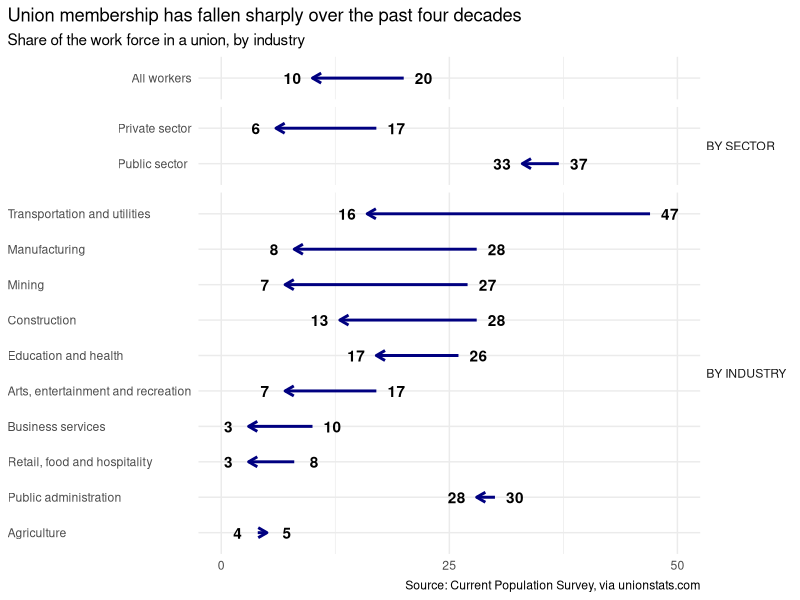

Write R code to recreate this figure.
## ---- chunk 1
library(tidyverse)
## ---- chunk 2
union <- tibble(
  group = c("", rep("BY SECTOR", 2), rep("BY INDUSTRY", 10)),
  category = c(
    "All workers",
    "Private sector", "Public sector",
    "Transportation and utilities", "Manufacturing", "Mining",
    "Construction", "Education and health",
    "Arts, entertainment and recreation", "Business services",
    "Retail, food and hospitality", "Public administration", "Agriculture"
  ),
  share_1983 = c(20, 17, 37, 47, 28, 27, 28, 26, 17, 10, 8, 30, 4),
  share_2022 = c(10,  6, 33, 16,  8,  7, 13, 17,  7,  3, 3, 28, 5)
) |>
  mutate(
    group    = fct_inorder(group),
    category = fct_rev(fct_inorder(category)),   
    dir      = sign(share_2022 - share_1983)     
  )
## ---- chunk 3

ggplot(union, aes(y = category)) +
  geom_segment(
    aes(x = share_1983, xend = share_2022, yend = category),
    color = "navyblue", linewidth = 1,
    arrow = arrow(length = unit(0.1, "in"), type = "open")
  ) +
  # 1983 label sits beyond the tail, 2022 label beyond the arrowhead
  geom_text(aes(x = share_1983 - dir * 2.2, label = share_1983), fontface = "bold") +
  geom_text(aes(x = share_2022 + dir * 2.2, label = share_2022), fontface = "bold") +
  facet_grid(group ~ ., scales = "free_y", space = "free_y") +
  scale_x_continuous(breaks = c(0, 25, 50)) +
  coord_cartesian(xlim = c(0, 50), clip = "off") +
  labs(
    title    = "Union membership has fallen sharply over the past four decades",
    subtitle = "Share of the work force in a union, by industry",
    caption  = "Source: Current Population Survey, via unionstats.com",
    x = NULL, y = NULL
  ) +
   theme_minimal() +
   theme(
     plot.title.position = "plot",
    strip.text.y        = element_text(angle = 0, hjust = 0, face = "plain"),
    axis.text.y         = element_text(hjust = 0)
  )
